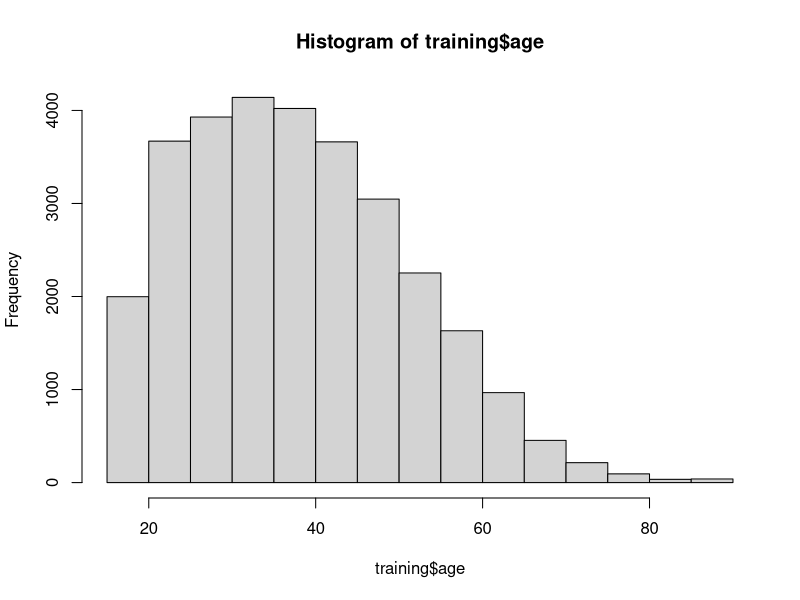
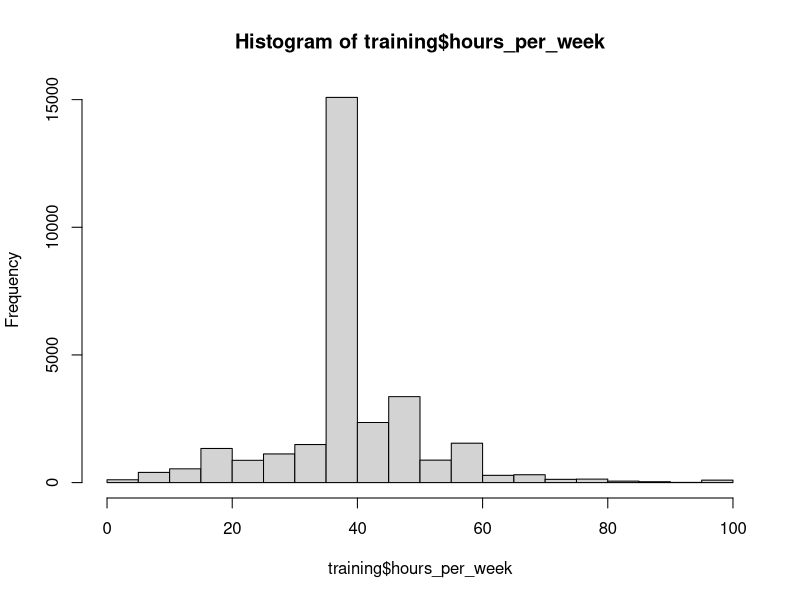
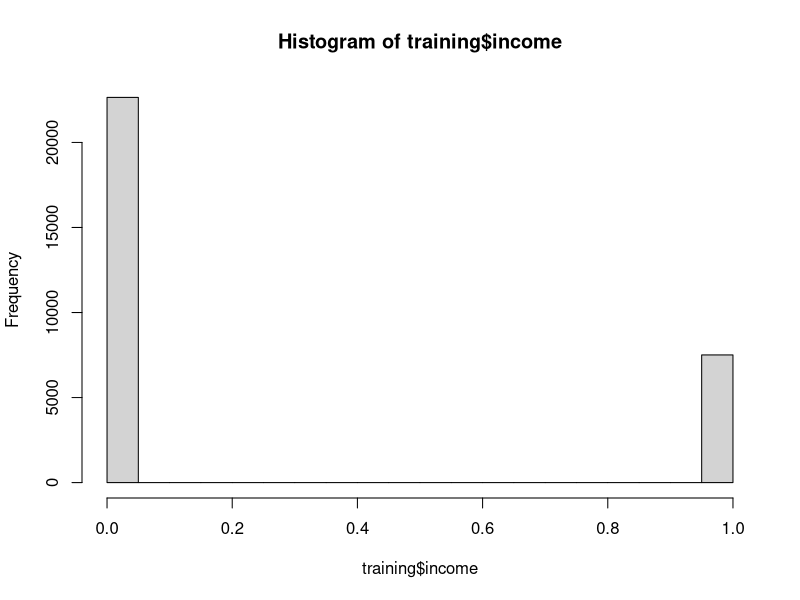
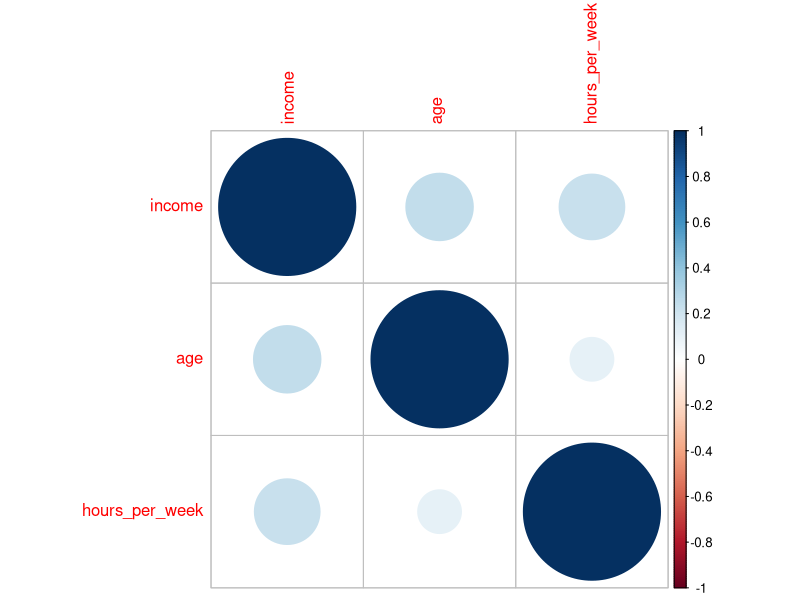
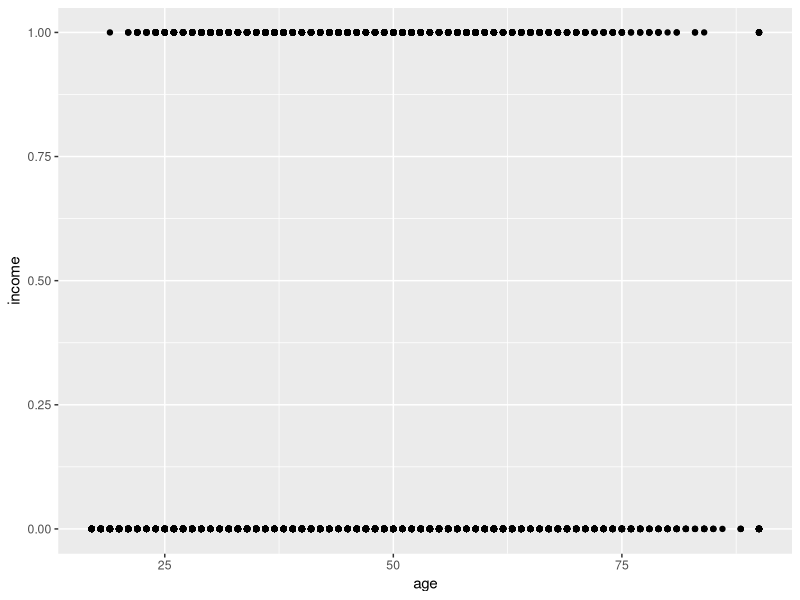
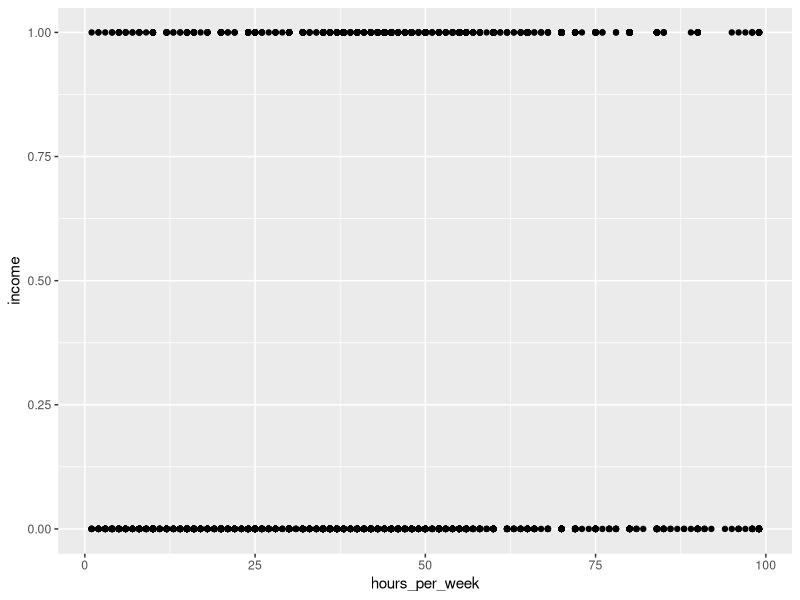
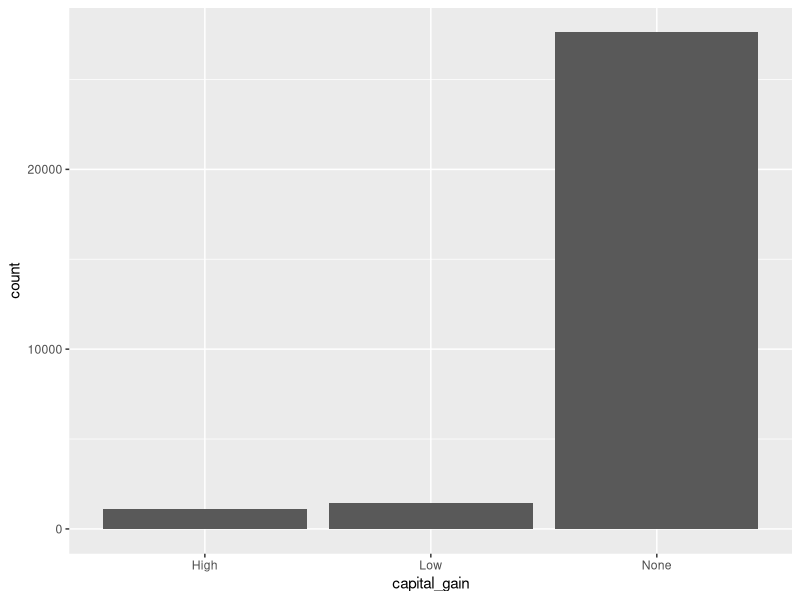
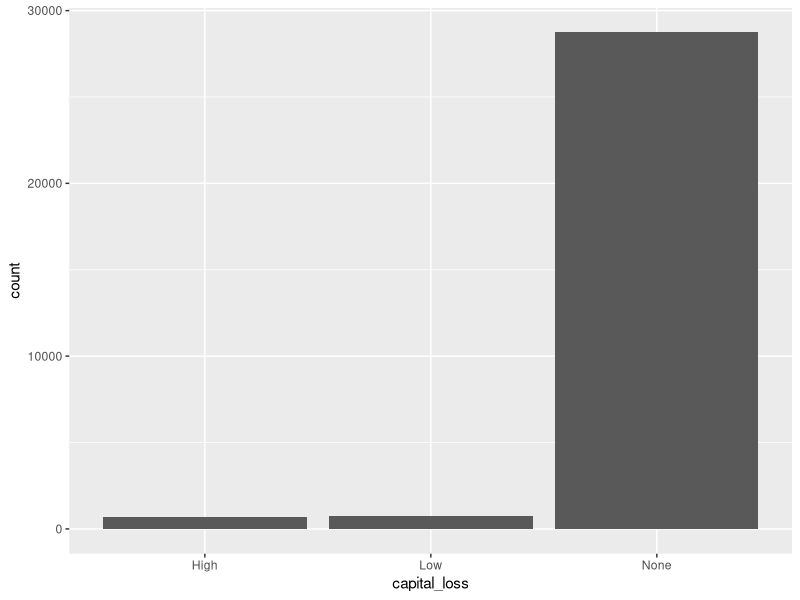

The R source for these figures, in order: (Note: a time limit stopped this script after it produced the figures.)
## ---- chunk 1
knitr::opts_chunk$set(warning = FALSE, message = FALSE)
## ---- chunk 2
training <- read.csv("data/training.csv", row.names = 1)
test <- read.csv("data/test.csv", row.names = 1)
test <- test[, -1]

# structure
str(training)
str(test)


# summary statistics
summary(training)
summary(test)


# histograms
hist(training$age)
hist(training$hours_per_week)
hist(training$income)


# proportion table
names_ct <- names(training)[c(-1, -2, -5)]  # categorical variable names
list_ct <- as.list(names_ct)
names(list_ct) <- names_ct
sapply(list_ct, function (x) {
  round(prop.table(table(training[x])) * 100, 3)
})


# correlation matrix plot
library(corrplot)
corrplot(cor(training[, c(1, 2, 5)]), method = 'circle')

# barplots and scatterplots
library(ggplot2)
ggplot(training, aes(x = age, y = income)) +
  geom_point()
ggplot(training, aes(x = hours_per_week, y = income)) +
  geom_point()

lapply(names_ct, function (x) {
  ggplot(training, aes_string(x)) +
    geom_bar()
})
## ---- chunk 3
library(rpart)
library(caret)
library(pROC)

# fit a tree with minsplit = 20 and cp = 0.01
tree_training <- rpart(income ~ ., training, method = "class",
                       control = rpart.control(minsplit = 20, cp = 0.01))
tree_training
plot(tree_training, margin = 0.15)
text(tree_training, use.n = TRUE)
alpha <- seq(from = 0, to = 0.001, by = 0.0001)
set.seed(1991)
folds <- createFolds(1:nrow(training))
cost_mat <- matrix(0, nrow = length(alpha), ncol = length(folds))
rownames(cost_mat) <- paste("alpha", seq_along(alpha))
colnames(cost_mat) <- paste("folds", seq_along(folds))
# 10-fold cross validation
for (k in seq_along(folds)) {
  for (i in seq_along(alpha)) {
    # fit the largest tree with minsplit = 0 and cp = 0
    tree_obj <- rpart(income ~ ., training[-folds[[k]], ], method = "class",
                      control = rpart.control(minsplit = 0, cp = 0))
    y <- training[folds[[k]], ]$income
    # prune tree with each alpha
    tree_prune <- prune.rpart(tree_obj, cp = alpha[i])
    # number of leafs (terminal nodes)
    size <- sum(tree_prune$frame$var == "<leaf>")
    # predicted value
    tree_predict <- predict(tree_prune, newdata = training[folds[[k]], ],
                            type = "class")
    # confusion matrix
    tbl <- table(y, tree_predict)
    # test error rate
    error <- 1 - sum(diag(tbl)) / sum(tbl)
    # cost 
    cost_mat[i, k] <- error + alpha[i] * size
  }
}
cost <- apply(cost_mat, 1, mean)
plot(alpha, cost, type = "l")

# optimal tuning parameter
optpar_tree <-  alpha[which.min(cost)]
optpar_tree

tree_obj <- rpart(income ~ ., training, method = "class",
                   control = rpart.control(minsplit = 0, cp = optpar_tree))

# variable importance statistics
tree_obj$variable.importance

# training accuracy rate
tree_predict <- predict(tree_obj, type = "class")
y <- training$income
tbl <- table(y, tree_predict)  # confusion matrix
sum(diag(tbl)) / sum(tbl)

# ROC curve
y <- training$income
prb <- predict(tree_obj, type = "prob")[, 2]
tree_roc <- roc(
  response = y,
  predictor = prb)
plot(tree_roc, las = 1, legacy.axes = TRUE)

# AUC
auc(tree_roc)
## ---- chunk 4
B <- 100
set.seed(1991)
resample <- createResample(training$income, B)
tree_bag <- list(0)
for (b in 1:B) {
  tree_bag[[b]] <- rpart(income ~ ., training[resample[[b]], ], 
                         method = "class",
                         control = rpart.control(minsplit = 0, cp = 0))
}

# aggregation
alpha <- seq(from = 0, to = 0.002, by = 0.0001)
cost_mat <- matrix(0, nrow = length(alpha), ncol = B)
rownames(cost_mat) <- paste("alpha", seq_along(alpha))
colnames(cost_mat) <- paste("bag", 1:B)
for (b in 1:B) {
  tree_obj <- tree_bag[[b]]
  y <- training[-resample[[b]], ]$income
  for (i in seq_along(alpha)) {
      tree_prune <- prune.rpart(tree_obj, cp = alpha[i])
      size <- sum(tree_prune$frame$var == "<leaf>")
      tree_predict <- predict(tree_prune, newdata = training[-resample[[b]], ],
                              type = "class")
      tbl <- table(y, tree_predict)
      error <- 1 - sum(diag(tbl)) / sum(tbl)
      cost_mat[i, b] <- error + alpha[i] * size
  }
}
cost <- apply(cost_mat, 1, mean)
plot(alpha, cost, type = "l")

# optimal tuning parameter
optpar_bag <-  alpha[which.min(cost)]
optpar_bag

tree_obj <- rpart(income ~ ., training, method = "class",
                   control = rpart.control(minsplit = 0, cp = optpar_bag))

# variable importance statistics
tree_obj$variable.importance

# training accuracy rate
tree_predict <- predict(tree_obj, type = "class")
y <- training$income
tbl <- table(y, tree_predict)  # confusion matrix
sum(diag(tbl)) / sum(tbl)

# ROC curve
y <- training$income
prb <- predict(tree_obj, type = "prob")[, 2]
tree_roc <- roc(
  response = y,
  predictor = prb)
plot(tree_roc, las = 1, legacy.axes = TRUE)

# AUC
auc(tree_roc)
## ---- chunk 5
library(randomForest)
training$income <- factor(training$income)
set.seed(1991)
RF <- randomForest(income ~ ., training, ntree = 100, importance = TRUE)
plot(RF)

B <- 100
set.seed(1991)
resample <- createResample(training$income, B)
err_mat <- matrix(0, nrow = ncol(training) - 1, ncol = B)
rownames(err_mat) <- paste(1:12, "variables")
colnames(err_mat) <- paste("bag", 1:B)
for (b in 1:B) {
  for (i in 1:(ncol(training)-1)) {
    rf <- randomForest(income ~ ., training[resample[[b]], ], 
                       ntree = 100, mtry = i)
    y <- training[-resample[[b]], ]$income
    rf_predict <- predict(rf, newdata = training[-resample[[b]], ])
    tbl <- table(y, rf_predict)
    err_mat[i, b] <- 1 - sum(diag(tbl)) / sum(tbl)
  }
}
var <- apply(err_mat, 1, mean)
plot(1:(ncol(training)-1), var, type = "l")

# optimal tuning parameter
opt_var <- which.min(var)
opt_var

RF <- randomForest(income ~., training, ntree = 100, importance = TRUE,
                   mtry = opt_var)

# variable importance statistics
importance(RF)

# variable importance plot
varImpPlot(RF)

# training accuracy rate
RF_predict <- predict(RF, type = "class")
y <- training$income
tbl <- table(y, tree_predict)  # confusion matrix
sum(diag(tbl)) / sum(tbl)

# ROC curve
y <- training$income
prb <- predict(RF, type = "prob")[, 2]
tree_roc <- roc(
  response = y,
  predictor = prb)
plot(tree_roc, las = 1, legacy.axes = TRUE)

# AUC
auc(tree_roc)
## ---- chunk 6
y <- test$income
# classification tree
tree_cl <- rpart(income ~ ., test, method = "class",
                 control = rpart.control(minsplit = 0, cp = optpar_tree))
y_hat_cl <- predict(tree_cl, type = "class")

# confusion matrix
tbl_cl <- table(y, y_hat_cl)
tbl_cl

# Sensitivity(TPR) and Specificity(TNR)
TPR_cl <- tbl_cl[2, 2] / sum(tbl_cl[2, ])
TPR_cl

TNR_cl <- tbl_cl[1, 1] / sum(tbl_cl[1, ])
TNR_cl


# bagged tree
tree_bag <- rpart(income ~ ., test, method = "class",
                  control = rpart.control(minsplit = 0, cp = optpar_bag))
y_hat_bag <- predict(tree_bag, type = "class")

# confusion matrix
tbl_bag <- table(y, y_hat_bag)
tbl_bag

# Sensitivity(TPR) and Specificity(TNR)
TPR_bag <- tbl_bag[2, 2] / sum(tbl_bag[2, ])
TPR_bag

TNR_bag <- tbl_bag[1, 1] / sum(tbl_bag[1, ])
TNR_bag



# random forest
test$income <- factor(test$income)
rf <- randomForest(income ~ ., test, ntree = 100, importance = TRUE,
                   mtry = opt_var)
y_hat_rf <- predict(rf, type = "class")

# confusion matrix
tbl_rf <- table(y, y_hat_rf)
tbl_rf

# Sensitivity(TPR) and Specificity(TNR)
TPR_rf <- tbl_rf[2, 2] / sum(tbl_rf[2, ])
TPR_rf

TNR_rf <- tbl_rf[1, 1] / sum(tbl_rf[1, ])
TNR_rf


# ROC curve
prb_cl <- predict(tree_cl, type = "prob")[, 2]
cl_roc <- roc(
  response = y,
  predictor = prb_cl)


prb_bag <- predict(tree_bag, type = "prob")[, 2]
bag_roc <- roc(
  response = y,
  predictor = prb_bag)


prb_rf <- predict(rf, type = "prob")[, 2]
rf_roc <- roc(
  response = y,
  predictor = prb_rf)


plot(cl_roc, las = 1, legacy.axes = TRUE, col = "red", lwd = 2)
plot(bag_roc, las = 1, legacy.axes = TRUE, col = "blue", lwd = 2, add = TRUE,
     lty = 2)
plot(rf_roc, las = 1, legacy.axes = TRUE, col = "green", lwd = 2, add = TRUE,
     lty = 3)
legend("topright", legend=c("Classification", "Bagging", "Random Forest"),
       col=c("red", "blue", "green"), lty=1:3, cex=0.8)

# AUC of cl, bag, and rf respectively
c(auc(cl_roc), auc(bag_roc), auc(rf_roc))
